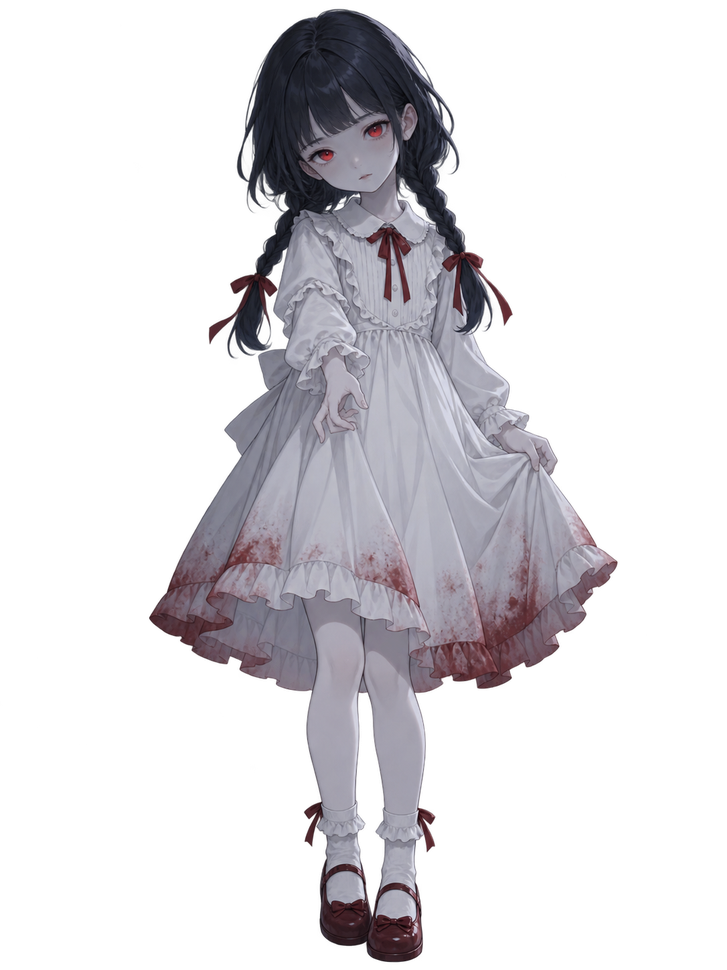
#> input picture assets/chars/sisi_front.png, 727 x 970 px, shrunk from 1086 x 1448 before the run, found by its file name
$ python check_cutout.py
#> lines starting #> are read from the running program, lines starting #| are printed output that depends on the picture; long printed decimals are rounded
from PIL import Image
from pathlib import Path
import numpy as np

p = Path(r"d:\Leeshuze\complite\game_making\assets\chars\sisi_front.png")
im = Image.open(p).convert("RGBA")
#> im is the input picture: PIL image 727x970 RGBA; mean R, G, B, A 38.9, 37.1, 40.7, 72.2
arr = np.asarray(im)
a = arr[:, :, 3]
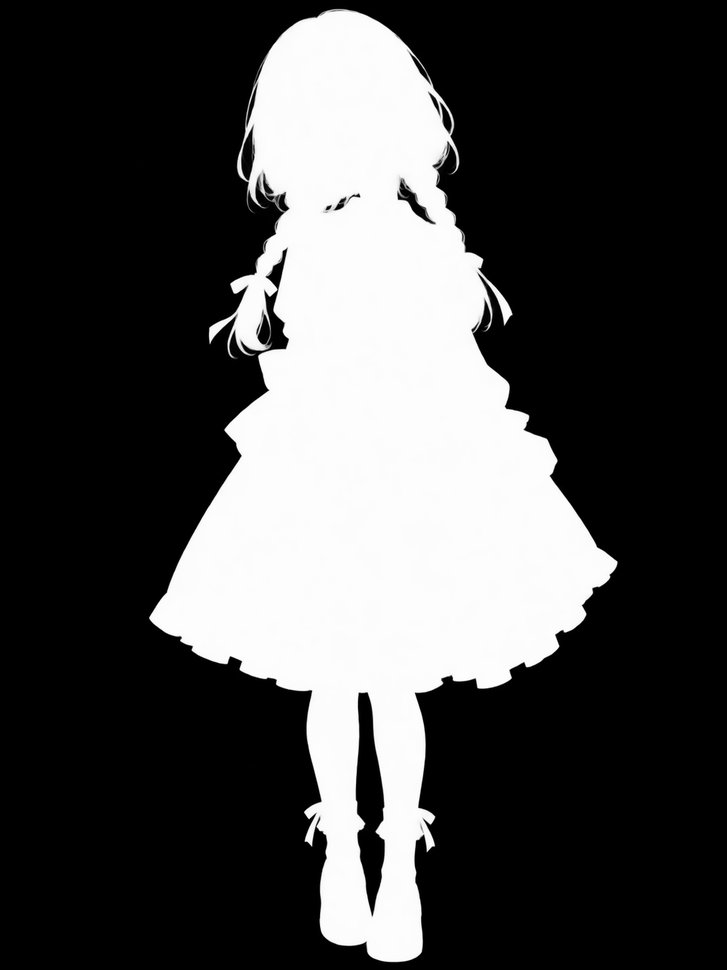
#> a: shape (970, 727); min 0, max 255, mean 72.2
print("size", im.size)
#| size (727, 970)
print("alpha min/max/mean", a.min(), a.max(), a.mean())
#| alpha min/max/mean 0 255 72.169
print("transparent pct", (a < 10).mean())
#| transparent pct 0.7081
print("opaque pct", (a > 240).mean())
#| opaque pct 0.2794
print("corner alphas", a[0,0], a[0,-1], a[-1,0], a[-1,-1])
#| corner alphas 0 0 0 0
print("corner rgba", arr[0,0], arr[5,5], arr[im.height//2, im.width//2])
#| corner rgba [0 0 0 0] [0 0 0 0] [183 182 192 253]
# save preview on checkerboard
h, w = arr.shape[:2]
#> h = 970; w = 727
yy, xx = np.mgrid[0:h, 0:w]
check = (((xx // 16) + (yy // 16)) % 2) * 60 + 40
preview = np.dstack([check, check, check, np.full_like(check, 255)])
alpha = a.astype(np.float32) / 255
for c in range(3):
    preview[:, :, c] = (arr[:, :, c] * alpha + preview[:, :, c] * (1 - alpha)).astype(np.uint8)
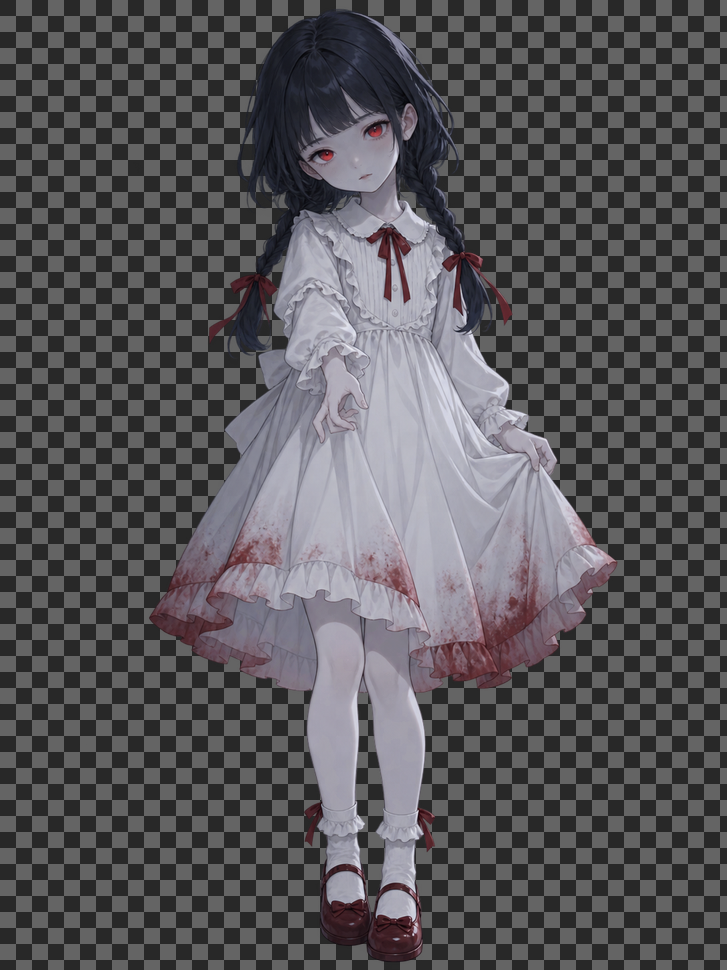
#> preview: shape (970, 727, 4) int64; mean R, G, B, A 87.4, 85.8, 89.2, 255
Image.fromarray(preview.astype(np.uint8)).save(r"d:\Leeshuze\complite\game_making\tools\sisi_preview.png")
print("preview written")
